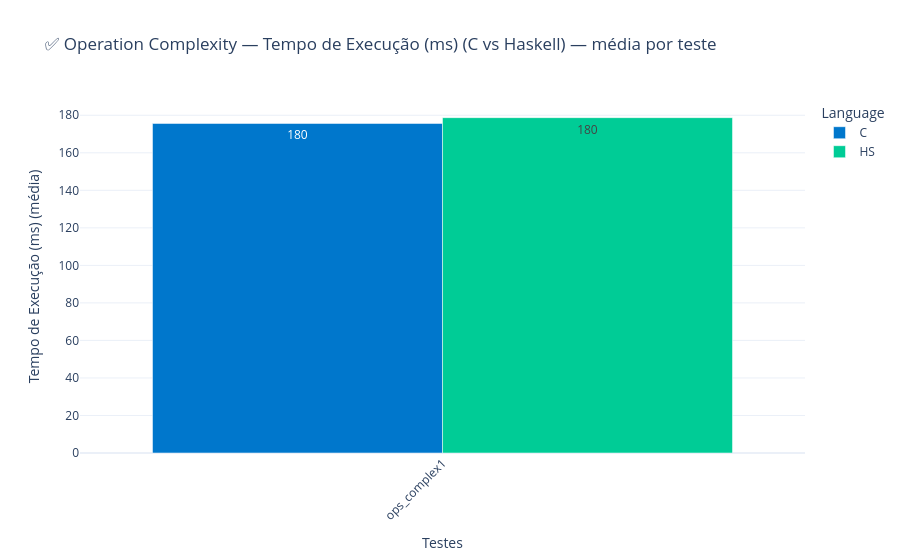
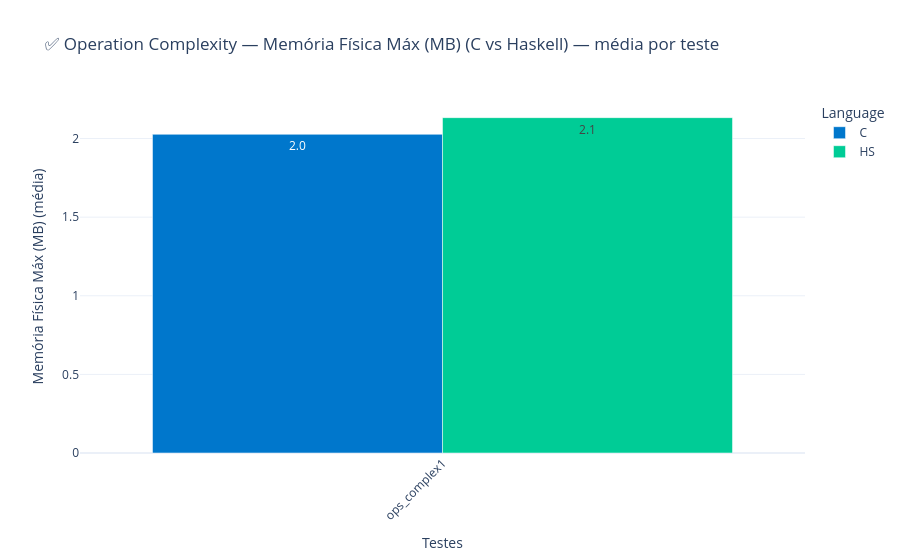
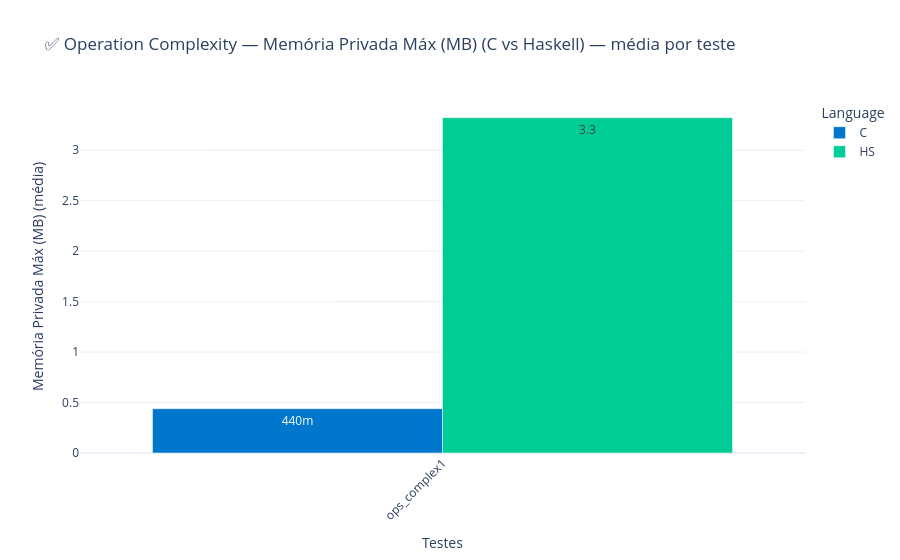
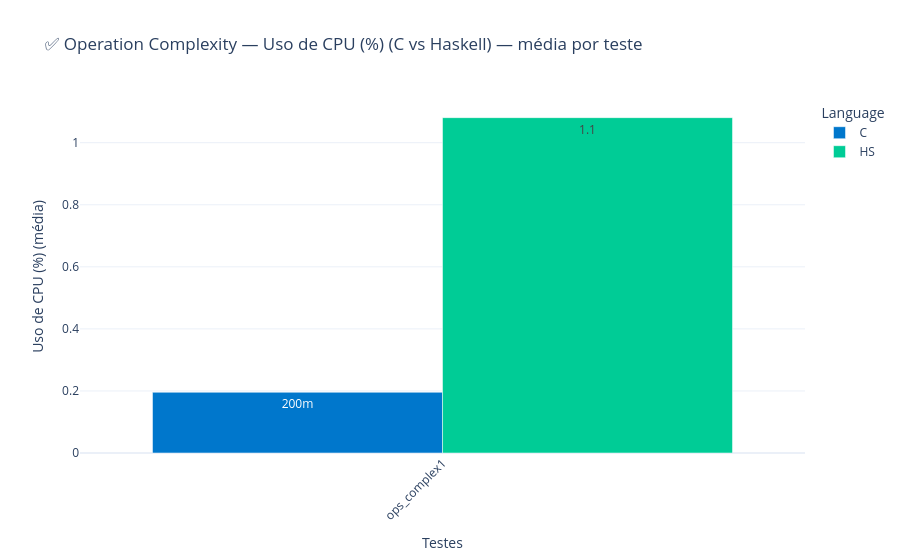

Here is the notebook cell these charts were saved with, in order:
### Code cell
# === CRIA COLUNA DE TIPO DE TESTE ===
def parse_test_type(test_name):
    if "tc" in test_name.lower():
        return "Time Complexity"
    elif "min" in test_name.lower():
        return "Minimal Complexity"
    elif "ops_complex" in test_name.lower():
        return "Operation Complexity"
    else:
        return "Other"

# ATENÇÃO: se necessário, adicione no fluxo principal:
df["TestType"] = df["Test"].apply(parse_test_type)

def compare_type_clean(test_type):
    # 1. Definição das métricas e rótulos
    metrics = ["ExecTime_ms", "MaxWorking_MB", "MaxPrivate_MB", "AvgCPU_pct", "AsmLines"]
    metric_labels = {
        "ExecTime_ms": "Tempo de Execução (ms)",
        "MaxWorking_MB": "Memória Física Máx (MB)",
        "MaxPrivate_MB": "Memória Privada Máx (MB)",
        "AvgCPU_pct": "Uso de CPU (%)",
        "AsmLines": "Linhas Assembly"
    }
    
    # 2. Filtra por tipo de teste
    subset = df[df["TestType"] == test_type]
    
    if subset.empty:
        print(f"⚠️ Nenhum dado para '{test_type}'")
        return

    # 3. AGREGAÇÃO: média por (Test, Language)
    agg_subset = subset.groupby(["Test", "Language"])[metrics].mean().reset_index()

    # Exibe um resumo indicando que é a MÉDIA (para deixar claro)
    print(f"=== AGREGADO (MÉDIA) — {test_type} ===")
    print(agg_subset.head())

    # 4. Geração dos Gráficos (com indicação explícita de "média")
    for metric in metrics:
        fig = px.bar(
            agg_subset,
            x="Test",
            y=metric,
            color="Language",
            barmode="group",
            text_auto="%d" if metric == "AsmLines" else ".2s", 
            title=f"✅ {test_type} — {metric_labels[metric]} (C vs Haskell) — média por teste",
            color_discrete_map={"C": "#0077cc", "Haskell": "#ff8800"}
        )
        
        fig.update_layout(
            template="plotly_white",
            font=dict(size=12),
            xaxis_title="Testes",
            # Marca explicitamente que o eixo Y representa a média
            yaxis_title=f"{metric_labels[metric]} (média)",
            xaxis_tickangle=-45,
            yaxis_type='linear' 
        )
        
        fig.show()


# === EXECUTA PARA TODOS OS TIPOS ===
types = df["TestType"].unique()
for t in types:
    compare_type_clean(t)

### Figure 1 — Plotly figure (JSON) as saved in the notebook; plotly's stock layout.template omitted (floating-point values rounded to 4 significant figures)
{"data": [{"alignmentgroup": "True", "hovertemplate": "Language=C<br>Test=%{x}<br>ExecTime_ms=%{y}<extra></extra>", "legendgroup": "C", "marker": {"color": "#0077cc", "pattern": {"shape": ""}}, "name": "C", "offsetgroup": "C", "orientation": "v", "showlegend": true, "textposition": "auto", "texttemplate": "%{y:.2s}", "type": "bar", "x": ["ops_complex1"], "xaxis": "x", "y": [175.6], "yaxis": "y"}, {"alignmentgroup": "True", "hovertemplate": "Language=HS<br>Test=%{x}<br>ExecTime_ms=%{y}<extra></extra>", "legendgroup": "HS", "marker": {"color": "#00cc96", "pattern": {"shape": ""}}, "name": "HS", "offsetgroup": "HS", "orientation": "v", "showlegend": true, "textposition": "auto", "texttemplate": "%{y:.2s}", "type": "bar", "x": ["ops_complex1"], "xaxis": "x", "y": [178.7], "yaxis": "y"}], "layout": {"barmode": "group", "font": {"size": 12}, "legend": {"title": {"text": "Language"}, "tracegroupgap": 0}, "title": {"text": "✅ Operation Complexity — Tempo de Execução (ms) (C vs Haskell) — média por teste"}, "xaxis": {"anchor": "y", "domain": [0, 1], "tickangle": -45, "title": {"text": "Testes"}}, "yaxis": {"anchor": "x", "domain": [0, 1], "title": {"text": "Tempo de Execução (ms) (média)"}, "type": "linear"}}}

### Figure 2 — Plotly figure (JSON) as saved in the notebook; plotly's stock layout.template omitted (floating-point values rounded to 4 significant figures)
{"data": [{"alignmentgroup": "True", "hovertemplate": "Language=C<br>Test=%{x}<br>MaxWorking_MB=%{y}<extra></extra>", "legendgroup": "C", "marker": {"color": "#0077cc", "pattern": {"shape": ""}}, "name": "C", "offsetgroup": "C", "orientation": "v", "showlegend": true, "textposition": "auto", "texttemplate": "%{y:.2s}", "type": "bar", "x": ["ops_complex1"], "xaxis": "x", "y": [2.027], "yaxis": "y"}, {"alignmentgroup": "True", "hovertemplate": "Language=HS<br>Test=%{x}<br>MaxWorking_MB=%{y}<extra></extra>", "legendgroup": "HS", "marker": {"color": "#00cc96", "pattern": {"shape": ""}}, "name": "HS", "offsetgroup": "HS", "orientation": "v", "showlegend": true, "textposition": "auto", "texttemplate": "%{y:.2s}", "type": "bar", "x": ["ops_complex1"], "xaxis": "x", "y": [2.133], "yaxis": "y"}], "layout": {"barmode": "group", "font": {"size": 12}, "legend": {"title": {"text": "Language"}, "tracegroupgap": 0}, "title": {"text": "✅ Operation Complexity — Memória Física Máx (MB) (C vs Haskell) — média por teste"}, "xaxis": {"anchor": "y", "domain": [0, 1], "tickangle": -45, "title": {"text": "Testes"}}, "yaxis": {"anchor": "x", "domain": [0, 1], "title": {"text": "Memória Física Máx (MB) (média)"}, "type": "linear"}}}

### Figure 3 — Plotly figure (JSON) as saved in the notebook; plotly's stock layout.template omitted (floating-point values rounded to 4 significant figures)
{"data": [{"alignmentgroup": "True", "hovertemplate": "Language=C<br>Test=%{x}<br>MaxPrivate_MB=%{y}<extra></extra>", "legendgroup": "C", "marker": {"color": "#0077cc", "pattern": {"shape": ""}}, "name": "C", "offsetgroup": "C", "orientation": "v", "showlegend": true, "textposition": "auto", "texttemplate": "%{y:.2s}", "type": "bar", "x": ["ops_complex1"], "xaxis": "x", "y": [0.4391], "yaxis": "y"}, {"alignmentgroup": "True", "hovertemplate": "Language=HS<br>Test=%{x}<br>MaxPrivate_MB=%{y}<extra></extra>", "legendgroup": "HS", "marker": {"color": "#00cc96", "pattern": {"shape": ""}}, "name": "HS", "offsetgroup": "HS", "orientation": "v", "showlegend": true, "textposition": "auto", "texttemplate": "%{y:.2s}", "type": "bar", "x": ["ops_complex1"], "xaxis": "x", "y": [3.323], "yaxis": "y"}], "layout": {"barmode": "group", "font": {"size": 12}, "legend": {"title": {"text": "Language"}, "tracegroupgap": 0}, "title": {"text": "✅ Operation Complexity — Memória Privada Máx (MB) (C vs Haskell) — média por teste"}, "xaxis": {"anchor": "y", "domain": [0, 1], "tickangle": -45, "title": {"text": "Testes"}}, "yaxis": {"anchor": "x", "domain": [0, 1], "title": {"text": "Memória Privada Máx (MB) (média)"}, "type": "linear"}}}

### Figure 4 — Plotly figure (JSON) as saved in the notebook; plotly's stock layout.template omitted (floating-point values rounded to 4 significant figures)
{"data": [{"alignmentgroup": "True", "hovertemplate": "Language=C<br>Test=%{x}<br>AvgCPU_pct=%{y}<extra></extra>", "legendgroup": "C", "marker": {"color": "#0077cc", "pattern": {"shape": ""}}, "name": "C", "offsetgroup": "C", "orientation": "v", "showlegend": true, "textposition": "auto", "texttemplate": "%{y:.2s}", "type": "bar", "x": ["ops_complex1"], "xaxis": "x", "y": [0.1958], "yaxis": "y"}, {"alignmentgroup": "True", "hovertemplate": "Language=HS<br>Test=%{x}<br>AvgCPU_pct=%{y}<extra></extra>", "legendgroup": "HS", "marker": {"color": "#00cc96", "pattern": {"shape": ""}}, "name": "HS", "offsetgroup": "HS", "orientation": "v", "showlegend": true, "textposition": "auto", "texttemplate": "%{y:.2s}", "type": "bar", "x": ["ops_complex1"], "xaxis": "x", "y": [1.081], "yaxis": "y"}], "layout": {"barmode": "group", "font": {"size": 12}, "legend": {"title": {"text": "Language"}, "tracegroupgap": 0}, "title": {"text": "✅ Operation Complexity — Uso de CPU (%) (C vs Haskell) — média por teste"}, "xaxis": {"anchor": "y", "domain": [0, 1], "tickangle": -45, "title": {"text": "Testes"}}, "yaxis": {"anchor": "x", "domain": [0, 1], "title": {"text": "Uso de CPU (%) (média)"}, "type": "linear"}}}
